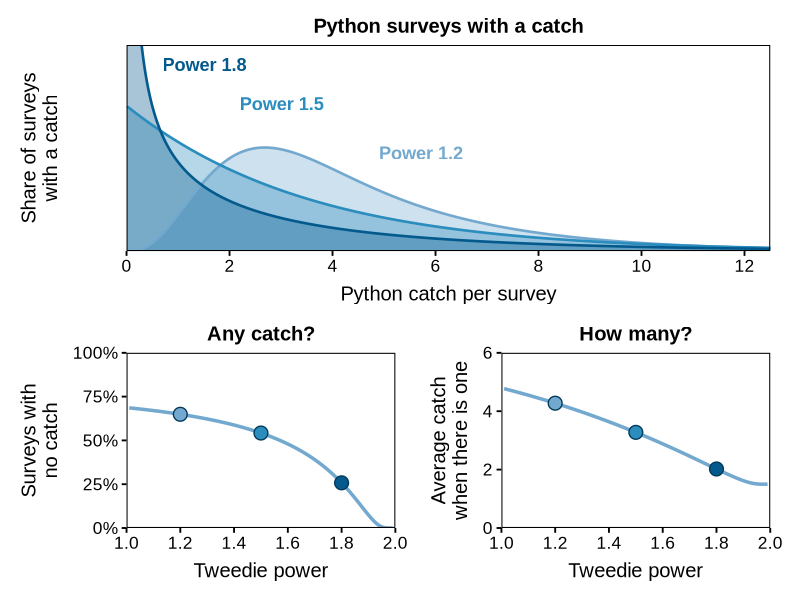

Write the R code that produced this figure.
# What the Tweedie power does to python survey catches
#
# A Tweedie response answers two questions about a survey in one
# distribution: whether it caught anything, and how much it caught when it
# did. The power sets the balance between the two at the same average.
# Top panel: the distribution of catch among surveys with a catch at three
# powers. Bottom panels: the share of surveys with no catch and the average
# catch when there is one, across the whole range of the power, with the
# three powers marked in their colours.
# Everything is computed from the Tweedie distribution itself (compound
# Poisson-gamma). Nothing is fitted and no survey data are used.
# Run from the repository root: Rscript tuned-loss-functions/tweedie_power_figure.R

# Packages ------

# Load the packages used for data manipulation, plotting and panel layout
suppressPackageStartupMessages({
  library(dplyr)
  library(ggplot2)
  library(patchwork)
})

# Settings ------

# Fix the shared mean and dispersion so only the power changes
target_mean <- 1.5
dispersion <- 4

# Choose three Tweedie powers between 1 and 2
powers <- c(1.2, 1.5, 1.8)
power_names <- paste("Power", powers)

# Give the three powers three shades of blue, light to dark
power_colours <- c("#74A9CF", "#2B8CBE", "#045A8D")
names(power_colours) <- power_names

# Set the colours of the curves across the power and of the point outlines, and the font
curve_colour <- "#74A9CF"
outline_colour <- "#023858"
font <- "Arial"

# Set the catch values the top panel is evaluated at, starting just above zero
catch_grid <- seq(0.01, 13, by = 0.02)

# Set the top of the top panel; the highest power is unbounded near zero and leaves it
density_top <- 0.42

# Set the output file beside this script
out_file <- file.path("tuned-loss-functions", "tweedie_power_figure.png")

# Tweedie pieces ------

# Poisson rate of catches per survey at a given power
catch_rate <- function(p) {
  target_mean^(2 - p) / (dispersion * (2 - p))
}

# Gamma shape of one catch at a given power
catch_shape <- function(p) {
  (2 - p) / (p - 1)
}

# Gamma scale of one catch at a given power
catch_scale <- function(p) {
  dispersion * (p - 1) * target_mean^(p - 1)
}

# Share of surveys with no catch at a given power: the chance of zero catches
no_catch_share <- function(p) {
  exp(-catch_rate(p))
}

# Density of the survey total among surveys with a catch, at chosen totals
catch_density <- function(totals, p) {

  # Weight each possible number of catches by its chance, given at least one
  n_catches <- 1:80
  weights <- dpois(n_catches, catch_rate(p)) / (1 - no_catch_share(p))

  # Start from zero density at every total
  density <- numeric(length(totals))

  # Add the gamma density of the total for each number of catches
  for (i in seq_along(n_catches)) {
    density <- density + weights[i] * dgamma(totals, shape = catch_shape(p) * n_catches[i],
                                             scale = catch_scale(p))
  }

  # Return the density at each total
  density
}

# Curves ------

# Hold the catch distribution of each power
density_list <- vector("list", length(powers))

# Compute the distribution of catch among surveys with a catch at each power
for (i in seq_along(powers)) {
  density_list[[i]] <- data.frame(power = power_names[i], catch = catch_grid,
                                  density = catch_density(catch_grid, powers[i]))
}

# Stack the distributions and keep the powers in order
density_curves <- bind_rows(density_list) %>%
  mutate(power = factor(power, levels = power_names))

# Evaluate both parts of the response across the range of the power
power_curve <- data.frame(power_value = seq(1.01, 1.99, by = 0.01)) %>%
  mutate(no_catch = no_catch_share(power_value),
         mean_when_caught = target_mean / (1 - no_catch))

# Evaluate the same two parts at the three powers drawn as distributions
power_points <- data.frame(power_value = powers,
                           power = factor(power_names, levels = power_names)) %>%
  mutate(no_catch = no_catch_share(power_value),
         mean_when_caught = target_mean / (1 - no_catch))

# Checks ------

# Report the two parts at the three powers
print(power_points %>%
        mutate(across(where(is.numeric), ~ round(.x, 3))))

# Confirm each distribution integrates to one and reproduces the average catch when there is one
for (i in seq_along(powers)) {
  total_area <- integrate(catch_density, lower = 0, upper = Inf, p = powers[i])$value
  mean_catch <- integrate(function(x) x * catch_density(x, powers[i]), lower = 0, upper = Inf)$value
  print(round(c(power = powers[i], area = total_area, mean_when_caught = mean_catch), 3))
}

# Plot ------

# Style every panel the same way: a plain boxed panel with black text
theme_panels <- theme_classic(base_size = 14) +
  theme(text = element_text(family = font),
        axis.text = element_text(colour = "black", size = 12.5),
        axis.title = element_text(colour = "black", size = 14.5),
        axis.title.x = element_text(margin = margin(t = 8.4)),
        axis.title.y = element_text(margin = margin(r = 8.4)),
        axis.ticks = element_line(colour = "black"),
        axis.line = element_blank(),
        panel.border = element_rect(colour = "black", fill = NA, linewidth = 0.7),
        plot.title = element_text(size = 14.5, face = "bold", hjust = 0.5,
                                  margin = margin(b = 6)),
        plot.margin = margin(8, 16, 8, 10))

# Place a direct label beside each distribution, clear of the other curves
curve_labels <- data.frame(power = factor(power_names, levels = power_names),
                           catch = c(4.9, 2.2, 0.7), density = c(0.2, 0.3, 0.38))

# Top panel: overlapping distributions of catch among surveys with a catch
panel_catch <- ggplot(density_curves, aes(x = catch, y = pmin(density, density_top * 1.2))) +
  geom_area(aes(fill = power), alpha = 0.35, position = "identity") +
  geom_line(aes(colour = power), linewidth = 0.9) +
  geom_text(data = curve_labels, aes(y = density, label = power, colour = power), hjust = 0,
            size = 4.6, family = font, fontface = "bold") +
  scale_fill_manual(values = power_colours, guide = "none") +
  scale_colour_manual(values = power_colours, guide = "none") +
  scale_x_continuous(breaks = seq(0, 12, by = 2)) +
  coord_cartesian(xlim = c(0, 12.5), ylim = c(0, density_top), expand = FALSE) +
  labs(x = "Python catch per survey", y = "Share of surveys\nwith a catch",
       title = "Python surveys with a catch") +
  theme_panels +
  theme(axis.text.y = element_blank(), axis.ticks.y = element_blank())

# Bottom left: share of surveys with no catch across the power, three powers marked
panel_no_catch <- ggplot(power_curve, aes(x = power_value, y = no_catch)) +
  geom_line(colour = curve_colour, linewidth = 1.2) +
  geom_point(data = power_points, aes(fill = power), shape = 21, colour = outline_colour,
             stroke = 0.7, size = 4.2) +
  scale_fill_manual(values = power_colours, guide = "none") +
  scale_x_continuous(breaks = seq(1, 2, by = 0.2)) +
  scale_y_continuous(labels = scales::label_percent(), breaks = seq(0, 1, by = 0.25)) +
  coord_cartesian(xlim = c(1, 2), ylim = c(0, 1), expand = FALSE) +
  labs(x = "Tweedie power", y = "Surveys with\nno catch", title = "Any catch?") +
  theme_panels

# Bottom right: average catch among surveys with a catch across the power
panel_mean <- ggplot(power_curve, aes(x = power_value, y = mean_when_caught)) +
  geom_line(colour = curve_colour, linewidth = 1.2) +
  geom_point(data = power_points, aes(fill = power), shape = 21, colour = outline_colour,
             stroke = 0.7, size = 4.2) +
  scale_fill_manual(values = power_colours, guide = "none") +
  scale_x_continuous(breaks = seq(1, 2, by = 0.2)) +
  scale_y_continuous(breaks = seq(0, 6, by = 2)) +
  coord_cartesian(xlim = c(1, 2), ylim = c(0, 6), expand = FALSE) +
  labs(x = "Tweedie power", y = "Average catch\nwhen there is one", title = "How many?") +
  theme_panels

# Put the distributions over the two parts they split into
fig <- panel_catch / (panel_no_catch + panel_mean) +
  plot_layout(heights = c(1, 0.85))

# Save ------

# Export at 1200 x 1200 px with ragg for clean type
ggsave(filename = out_file, plot = fig, width = 6, height = 6, units = "in", dpi = 200,
       device = ragg::agg_png)
